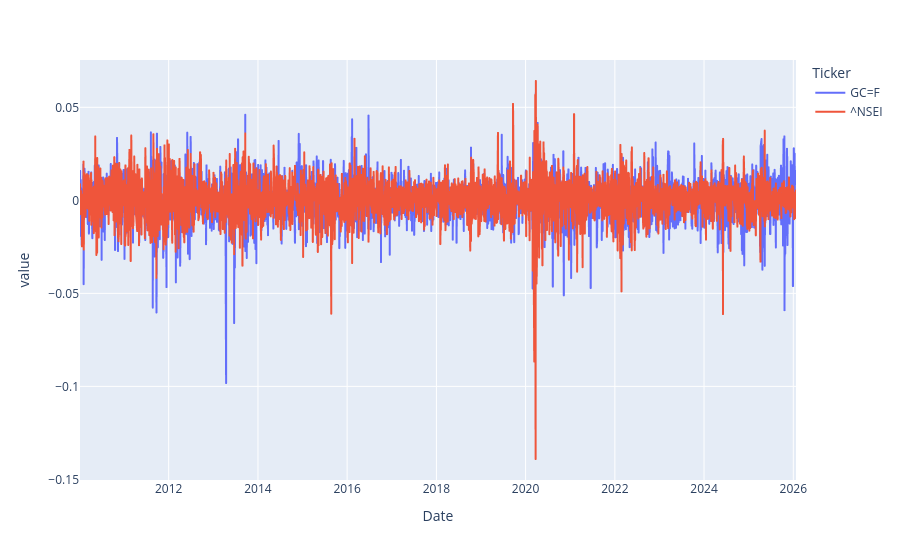

Here is the notebook cell this chart was saved with:
### Code cell
log_returns = np.log(df.Close/df.Close.shift(1)).dropna()
log_returns.plot()

### Figure 1 — Plotly figure (JSON) as saved in the notebook; plotly's stock layout.template omitted (floating-point values rounded to 4 significant figures; data arrays with more than 128 entries replaced by an {"elided": "..."} marker saying what was removed)
{"data": [{"hovertemplate": "Ticker=GC=F<br>Date=%{x}<br>value=%{y}<extra></extra>", "legendgroup": "GC=F", "line": {"color": "#636efa", "dash": "solid"}, "marker": {"symbol": "circle"}, "mode": "lines", "name": "GC=F", "showlegend": true, "type": "scattergl", "x": {"elided": "3537 str values"}, "xaxis": "x", "y": {"elided": "3537 float values"}, "yaxis": "y"}, {"hovertemplate": "Ticker=^NSEI<br>Date=%{x}<br>value=%{y}<extra></extra>", "legendgroup": "^NSEI", "line": {"color": "#EF553B", "dash": "solid"}, "marker": {"symbol": "circle"}, "mode": "lines", "name": "^NSEI", "showlegend": true, "type": "scattergl", "x": {"elided": "3537 str values"}, "xaxis": "x", "y": {"elided": "3537 float values"}, "yaxis": "y"}], "layout": {"autosize": true, "legend": {"title": {"text": "Ticker"}, "tracegroupgap": 0}, "margin": {"t": 60}, "xaxis": {"anchor": "y", "autorange": true, "domain": [0, 1], "range": ["2010-01-05", "2026-01-23"], "title": {"text": "Date"}, "type": "date"}, "yaxis": {"anchor": "x", "autorange": true, "domain": [0, 1], "range": [-0.1503, 0.07543], "title": {"text": "value"}, "type": "linear"}}}
